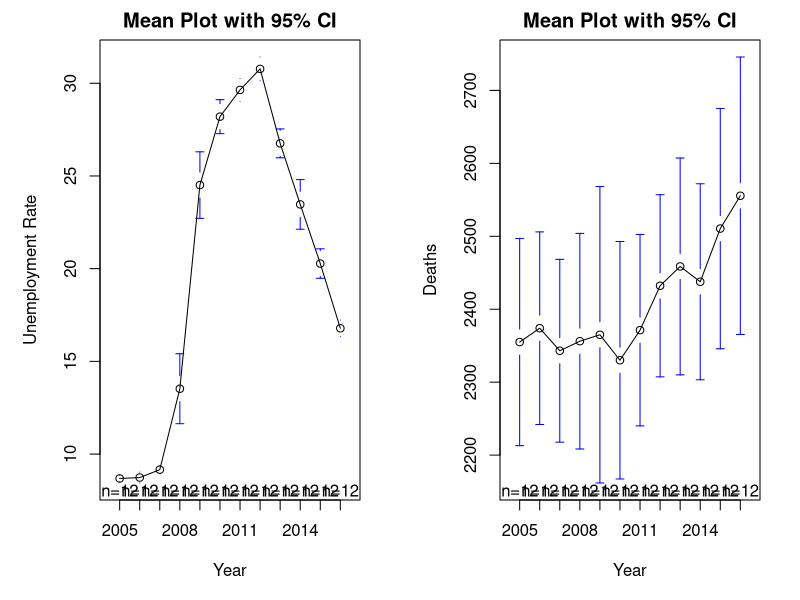
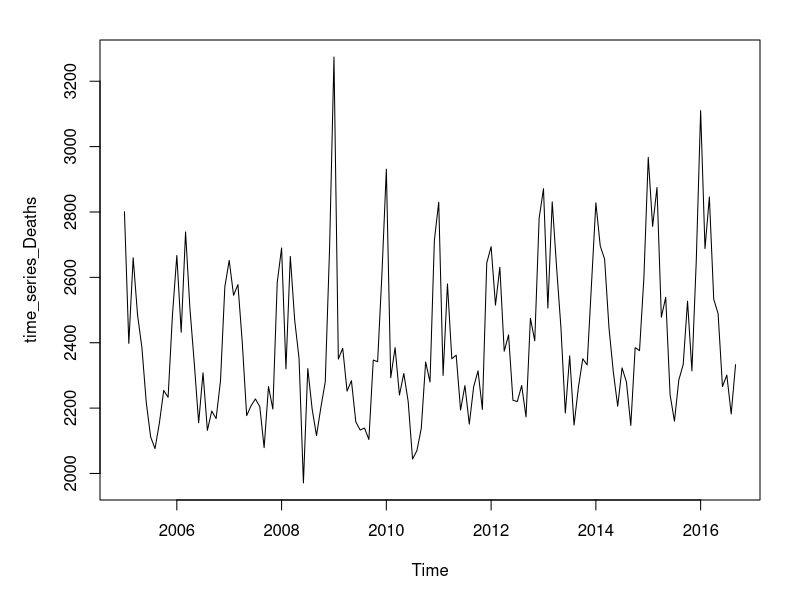
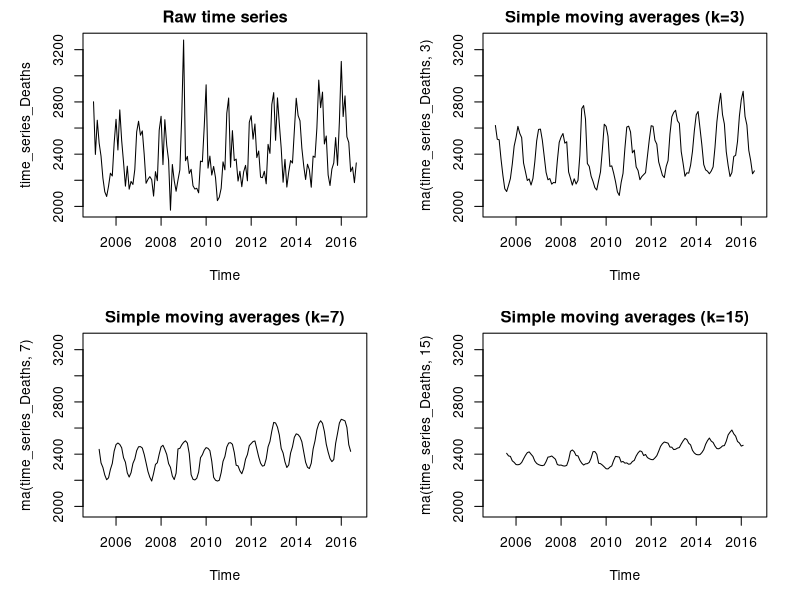
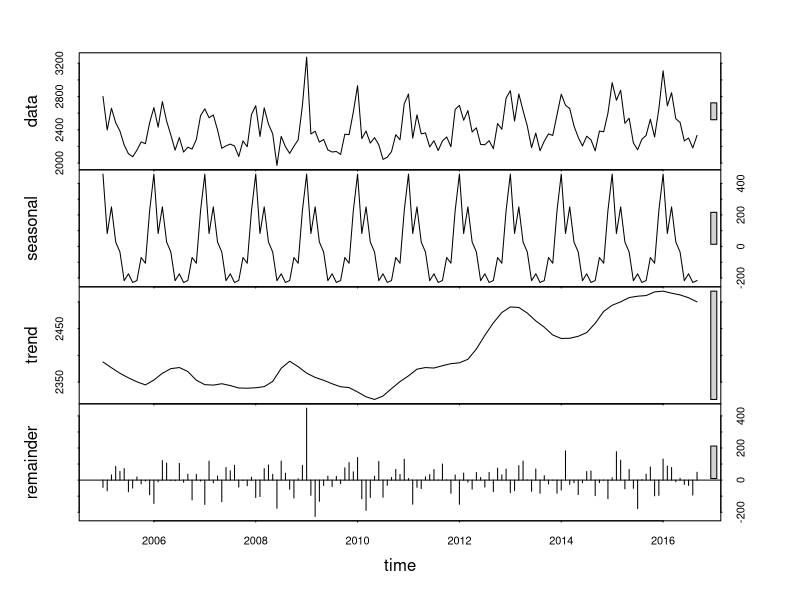
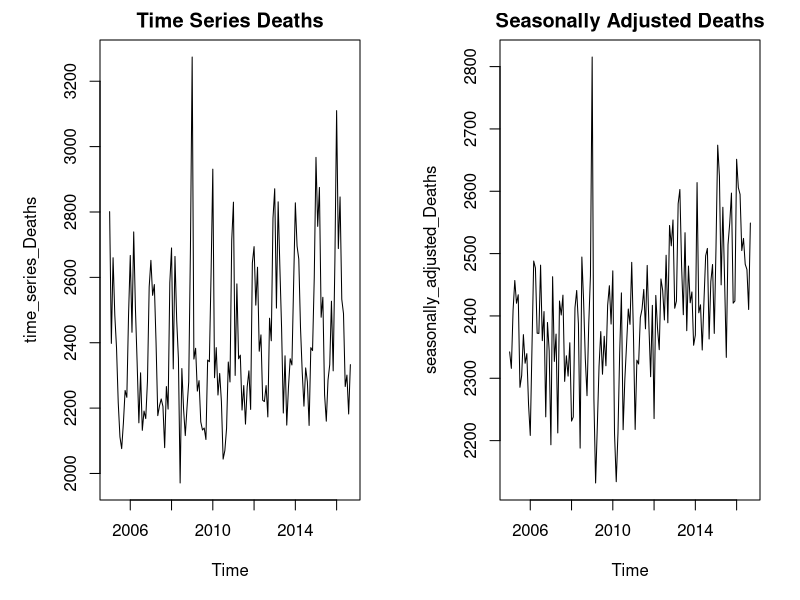
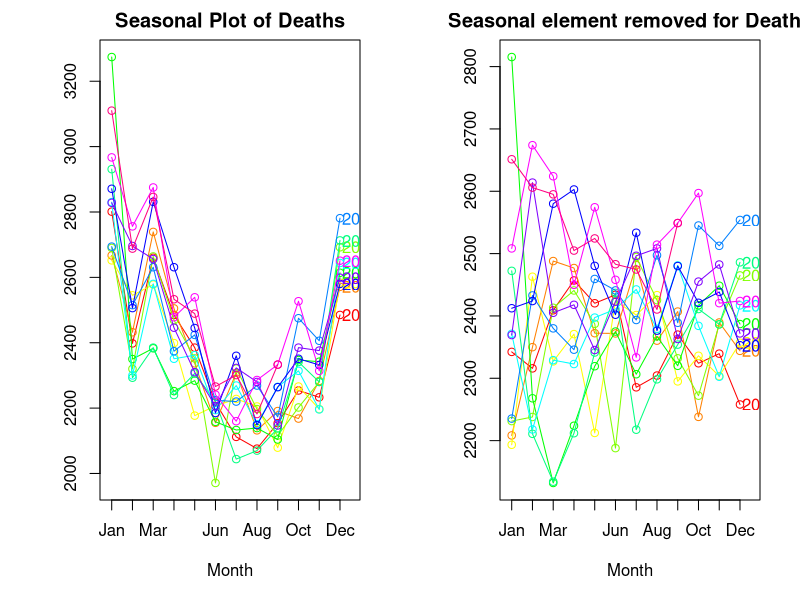

Recreate these plots in R, in order. (Note: this script raises an error after producing the figures.)
# Martin McParland - L00143723
# Msc Big Data Analytics Class A
# Data Science - CA4 Predictive Modeling - Health in Ireland
# Submitted 25th May 2019

# The dataset to be used includes unemployment rates and death rates by month 
# for the period 2005 to 2016. 
# The CSV file is read into a data frame.

unemployment_and_deaths <- read.csv("Unemployment and Death rates by Month 2005 - 2016.csv", 
                                    header = TRUE, stringsAsFactors = FALSE)

# View the head and structure of unemployment_and_deaths
head(unemployment_and_deaths)
str(unemployment_and_deaths)

# Rename first column header to Period and convert Period to a Factor
names(unemployment_and_deaths)[1] <- "Period"
unemployment_and_deaths$Period <- factor(unemployment_and_deaths$Period)
str(unemployment_and_deaths)

# The variables unemployment_rate and Deaths is visualised by year 
library(gplots)
par(mfrow = c(1,2)) # divide graph area into 2 cols 
par(mar=c(5,5,2,2)) # set the border sizes for the graph area

plotmeans(unemployment_rate ~ Year, data = unemployment_and_deaths,
          xlab = "Year",
          ylab = "Unemployment Rate",
          main = "Mean Plot with 95% CI")

plotmeans(Deaths ~ Year, data = unemployment_and_deaths,
          xlab = "Year",
          ylab = "Deaths",
          main = "Mean Plot with 95% CI")

# From CA3 - Data Analysis it was determined that the results of the Spearman's test 
# produces a correlation coefficient of -0.14
# This indicates that there is only a weak correlation between unemployment rate
# and death rate. Therefore time series will be used for forecasting Death rates.

# To test the results of the prediction, the last 3 values are removed from the dataset
# These values are: Oct 2016 = 2397, Nov 2016 = 2512, Dec 2016 = 3010 
Deaths <- unemployment_and_deaths$Deaths
test_Deaths <- Deaths[(142:144)]
test_Deaths
Deaths <- Deaths[-(142:144)]
Deaths

# Convert Deaths to a time series object
time_series_Deaths <- ts(Deaths, start = c(2005, 1), frequency = 12 )
time_series_Deaths

# Test the time series object to confirm correct start end and frequency
par(mfrow = c(1,1)) # set graph area to 1 column 
plot(time_series_Deaths)
start(time_series_Deaths)
end(time_series_Deaths)
frequency(time_series_Deaths)

# Plot the data first and smooth it to remove significant error components
# through centered moving averages

install.packages("forecast")
library(forecast)
default_settings <- par(no.readonly = TRUE)
par(mar=c(5,5,2,2)) # set the border sizes for the graph area
par(mfrow = c(2,2)) # divide graph area into 2 cols and 2 rows
y_boundary <- c(min(time_series_Deaths), max(time_series_Deaths))

plot(time_series_Deaths, main = "Raw time series",
     ylim = y_boundary)
# ma() function is used to smooth the Deaths time series
plot(ma(time_series_Deaths, 3), main = "Simple moving averages (k=3)",
     ylim = y_boundary)
plot(ma(time_series_Deaths, 7), main = "Simple moving averages (k=7)",
     ylim = y_boundary)
plot(ma(time_series_Deaths, 15), main = "Simple moving averages (k=15)",
     ylim = y_boundary)
par(default_settings)



# Seasonal decomposition
seasonal_decomposition <- stl(time_series_Deaths, s.window = "period")
plot(seasonal_decomposition)

# components of each observation - in logged time series
seasonal_decomposition$time.series

# convert back to the original metric first
converted_Deaths <- exp(seasonal_decomposition$time.series)
converted_Deaths

# Seasonally adjusted Deaths
seasonally_adjusted_Deaths <- seasadj(seasonal_decomposition)
default_settings <- par(no.readonly = TRUE)
par(mar=c(5,5,2,2)) # set the border sizes for the graph area
par(mfrow = c(1,2)) # divide graph area into 2 cols
plot(time_series_Deaths, main = "Time Series Deaths")
plot(seasonally_adjusted_Deaths, main = "Seasonally Adjusted Deaths")
par(default_settings)

# Examine that the seasonal frequency has been removed
default_settings <- par(no.readonly = TRUE)
par(mar=c(5,5,2,2)) # set the border sizes for the graph area
par(mfrow = c(1,2)) # divide graph area into 2 cols
seasonplot(time_series_Deaths, 12, col = rainbow(12), year.labels = TRUE,
           main = "Seasonal Plot of Deaths")

seasonplot(seasonally_adjusted_Deaths, 12, col = rainbow(12), year.labels = TRUE,
           main = "Seasonal element removed for Deaths")
par(default_settings)

# Assess the presence of a trend in the data
ndiffs(seasonally_adjusted_Deaths)

# Since there is a trend the series is differenced once
# (lag = 1)
diff_seasonal_adjusted_Deaths <- diff(seasonally_adjusted_Deaths, lag = 1)
ndiffs(diff_seasonal_adjusted_Deaths)

# Applying the ADF test to the differenced series suggets that its now stationary
# so we can proceed to the next step
# Null hypothesis of adf test = data needs to be differenced to make it stationary

adf.test(diff_seasonal_adjusted_Deaths)

# ACF and PACF Plots to determine parameters for the ARIMA model
default_settings <- par(no.readonly = TRUE)
par(mar=c(5,5,5,2)) # set the border sizes for the graph area
par(mfrow = c(1,2)) # divide graph area into 2 cols
Acf(diff_seasonal_adjusted_Deaths,
    main = "Autocorrelation plot for differenced Deaths time series")
Pacf(diff_seasonal_adjusted_Deaths,
     main = "Partial Autocorrelation plot for differenced Deaths time series")
par(default_settings)

# Validation of ARIMA model
# The ARIMA(p,d,q) model used consists of 
# d=1 (differenced value), p=1 (ACF plot) and q=3 (PACF plot)
library(forecast)
adj_arima_model <- Arima(time_series_Deaths, order = c(1,1,3))
adj_arima_model

# Accuracy measures through the mean absolute percentage error (MAPE)
# is a measurement of the prediction accuracy
accuracy(adj_arima_model)

# Evaluate the model fit
# qqnorm produces a normal qq plot from the values of y
# qqline adds a theoretical qq plot which passes through the 
# probability quantiles by default the 1st and 3rd quantiles
par(mar=c(5,5,5,2)) # set the border sizes for the graph area
qqnorm(adj_arima_model$residuals, main = "Normal Q-Q Plot - Adjusted ARIMA Model")
qqline(adj_arima_model$residuals)

# Box test function provides a test that correlations are all zero (H0)
# H0 = the autocorrelations are all equal. In this example p>0.05 so fail to reject the null hypothesis
# The Arima model appears to fit the data well
Box.test(adj_arima_model$residuals, type = "Ljung-Box")


# Auto ARIMA model
auto_arima_model <- auto.arima(time_series_Deaths)
auto_arima_model
accuracy(auto_arima_model)
qqnorm(auto_arima_model$residuals, main = "Normal Q-Q Plot - Auto ARIMA Model")
qqline(auto_arima_model$residuals)
Box.test(auto_arima_model$residuals, type = "Ljung-Box")

# Forecast 3 years ahead for the Deaths time series
forecast(adj_arima_model, 3)
plot(forecast(adj_arima_model, 3), xlab = "Year",
     ylab = "Deaths")

forecast(auto_arima_model, 3)
plot(forecast(auto_arima_model, 3), xlab = "Year",
     ylab = "Deaths (thousands)")
